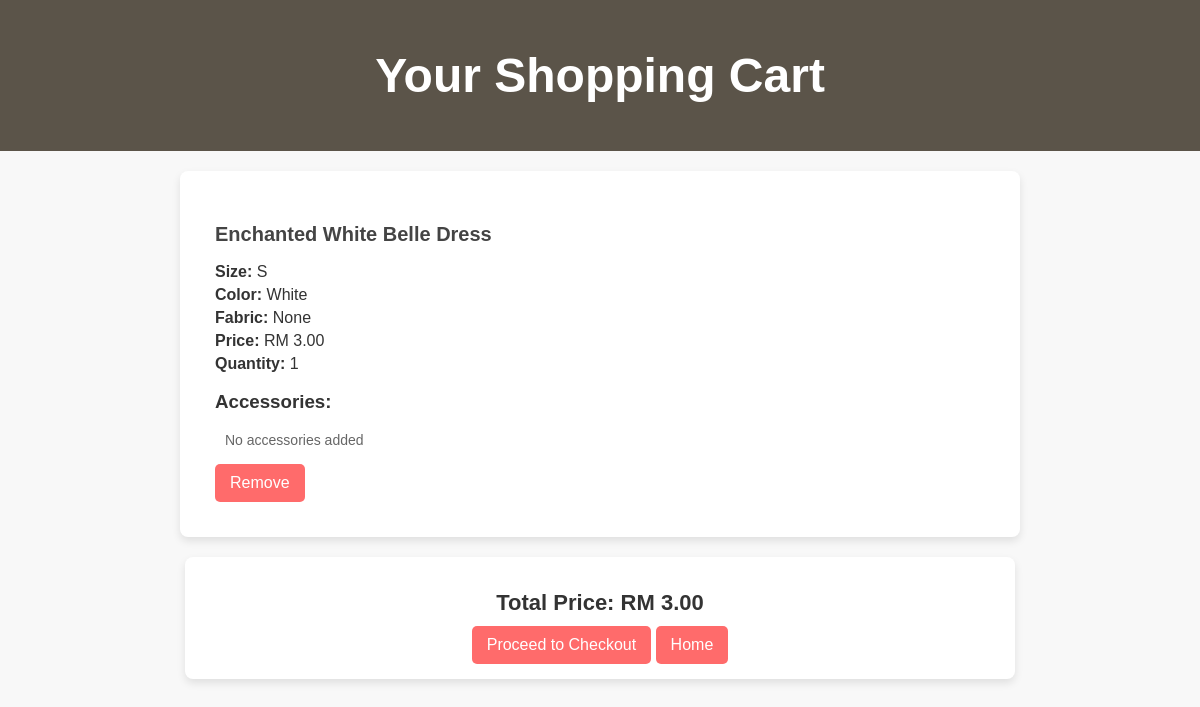
The page /userpage/cart/CartPage.php (signed in) on the database its author committed.
### tables this page shows
CREATE TABLE `cart_items` (
  `id` int(11) NOT NULL,
  `cart_id` int(11) NOT NULL,
  `product_id` int(11) NOT NULL,
  `size` varchar(50) DEFAULT NULL,
  `color` varchar(50) DEFAULT NULL,
  `fabric` varchar(100) DEFAULT NULL,
  `price` decimal(10,2) NOT NULL,
  `quantity` int(11) DEFAULT 1
);

CREATE TABLE `products` (
  `id` int(11) NOT NULL,
  `name` varchar(255) NOT NULL,
  `type` varchar(255) DEFAULT NULL,
  `price` decimal(10,2) DEFAULT NULL,
  `image` varchar(255) DEFAULT NULL,
  `description` text DEFAULT NULL
);

CREATE TABLE `cart` (
  `id` int(11) NOT NULL,
  `user_id` int(11) NOT NULL,
  `total_price` decimal(10,2) DEFAULT 0.00,
  `created_at` timestamp NOT NULL DEFAULT current_timestamp()
);

### backend/user/cart/cart.php (called while the page is built, shortened)
<?php
include __DIR__ . "/../../../backend/db_connect.php";
$user_id = $_SESSION['user_id'];
$sql = "SELECT * FROM cart WHERE user_id = ?";
$stmt = $conn->prepare($sql);
$stmt->bind_param("i", $user_id);
$stmt->execute();
$cart_result = $stmt->get_result();
$cart = $cart_result->fetch_assoc();
$cart_id = $cart['id'];
$sql = "SELECT ci.*, p.name AS product_name
        FROM cart_items ci
        INNER JOIN products p ON ci.product_id = p.id
        WHERE ci.cart_id = ?";
if ($stmt = $conn->prepare($sql)) {
    $stmt->bind_param("i", $cart_id);
    $stmt->execute();
    $items_result = $stmt->get_result();
    $cart_items = $items_result->fetch_all(MYSQLI_ASSOC);
} else {
    $cart_items = [];
}
?>

### userpage/cart/CartPage.php (the view, shortened to what this page needs)
<?php
include  "../../backend/user/cart/cart.php";
?>
<!DOCTYPE html>
<html lang="en">
<head>
    <link rel="stylesheet" href="/BackendWebDev/userstyle/cart.css">
</head>
<body>
    <header>
        <h1>Your Shopping Cart</h1>
    </header>
    <section class="cart-items">
        <?php if (empty($cart_items)): ?>
        <h2>Your cart is empty.</h2>
        <?php else: ?>
        <?php foreach ($cart_items as $item): ?>
        <div class="cart-item">
            <h2><?= htmlspecialchars($item['product_name']) ?></h2>
            <p><strong>Size:</strong> <?= htmlspecialchars($item['size']) ?></p>
            <p><strong>Color:</strong> <?= htmlspecialchars($item['color']) ?></p>
            <p><strong>Fabric:</strong> <?= htmlspecialchars($item['fabric']) ?></p>
            <p><strong>Price:</strong> RM <?= number_format($item['price'], 2) ?></p>
            <p><strong>Quantity:</strong> <?= $item['quantity'] ?></p>
            <h3>Accessories:</h3>
            <ul>
                <?php if (isset($cart_accessories[$item['id']])): ?>
                <?php foreach ($cart_accessories[$item['id']] as $accessory): ?>
                <li><?= htmlspecialchars($accessory['accessory_name']) ?> - RM
                    <?= number_format($accessory['accessory_price'], 2) ?></li>
                <?php endforeach; ?>
                <?php else: ?>
                <li>No accessories added</li>
                <?php endif; ?>
            </ul>
            <form action="../../backend/user/cart/removeFromCart.php" method="POST">
                <button type="submit">Remove</button>
            </form>
        </div>
        <?php endforeach; ?>
        <?php endif; ?>
    </section>
    <footer>
        <h2>Total Price: RM <?= number_format($cart['total_price'], 2) ?></h2>
        <button onclick="location.href='/BackendWebDev/userpage/payment/CheckoutPage.php'">Proceed to Checkout</button>
        <button onclick="location.href='/BackendWebDev/userpage/product/MainPage.php'">Home</button>
    </footer>
</body>
</html>

### userstyle/cart.css (style rules this page uses)
body { font-family: Arial, sans-serif; margin: 0; padding: 0; background-color: #f8f8f8; color: #333; }
header { background-color: #5B5449; color: white; text-align: center; padding: 1rem; font-size: 24px; }
.cart-items { max-width: 800px; margin: 20px auto; padding: 20px; background: white; border-radius: 8px; box-shadow: 0 4px 8px rgba(0, 0, 0, 0.1); }
.cart-item { border-bottom: 1px solid #ddd; padding: 15px; }
.cart-item:last-child { border-bottom: none; }
.cart-item h2 { font-size: 20px; color: #444; }
.cart-item p { margin: 5px 0; font-size: 16px; }
.cart-item ul { list-style: none; padding: 0; }
.cart-item ul li { font-size: 14px; color: #666; padding-left: 10px; margin: 5px 0; }
button { background-color: #ff6b6b; color: white; border: none; padding: 10px 15px; font-size: 16px; border-radius: 5px; cursor: pointer; transition: background 0.3s; }
footer { text-align: center; margin-top: 20px; padding: 15px; background-color: white; border-radius: 8px; box-shadow: 0 4px 8px rgba(0, 0, 0, 0.1); max-width: 800px; margin: auto; }
footer h2 { font-size: 22px; margin-bottom: 10px; }

### rows shown on the page
cart_items: product.name "Enchanted White Belle Dress", size "S", color "White", fabric "None", price "3.00", quantity "1", shows "No accessories added"
cart: total_price "3.00"
